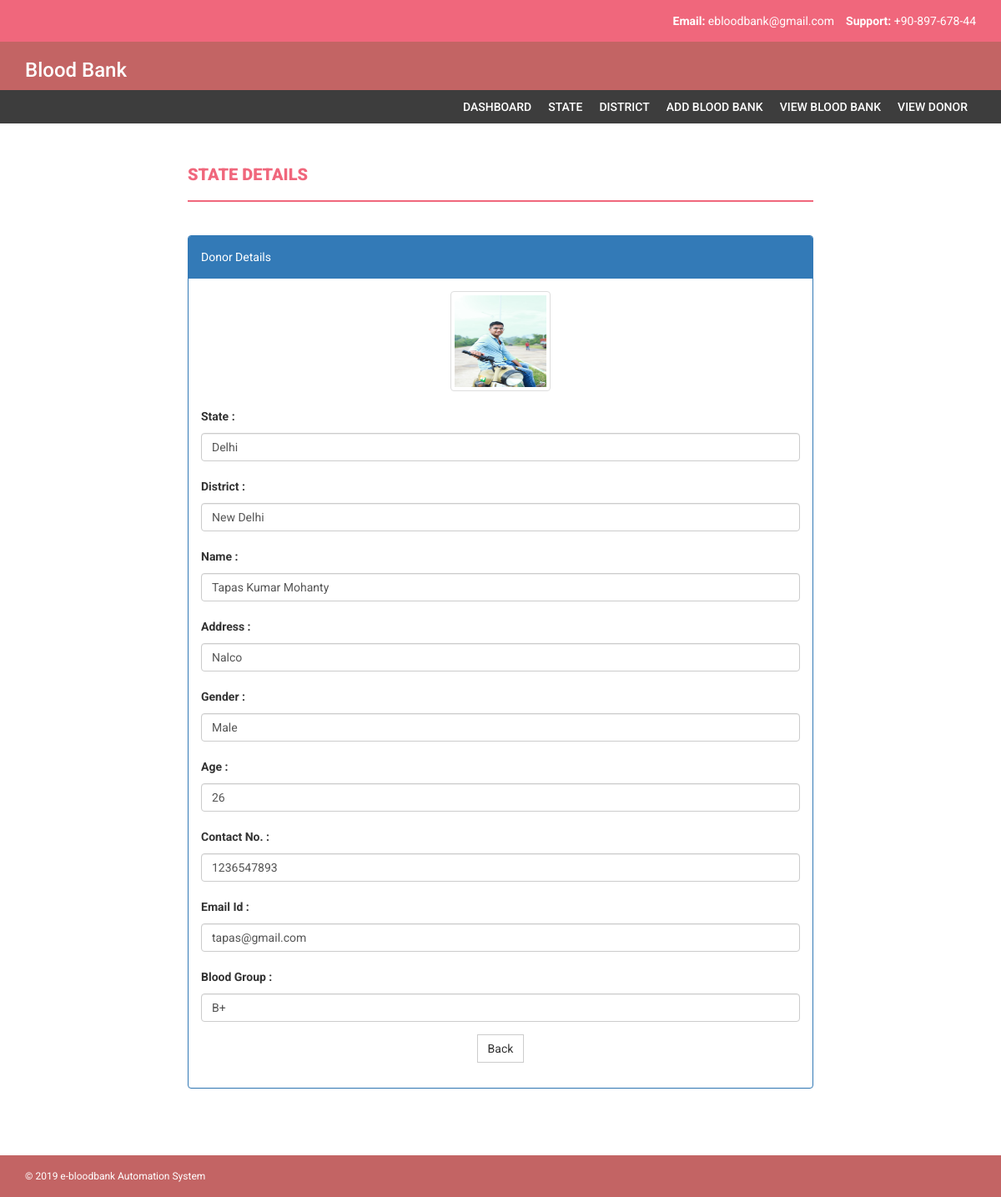
/admin/viewdonordetails.php?id=1 (signed in), run on the app's committed database.
### tables this page shows
CREATE TABLE `donoredetails` (
  `donorid` int(11) NOT NULL,
  `stateid` int(11) NOT NULL,
  `districtid` int(11) NOT NULL,
  `donorname` varchar(50) NOT NULL,
  `donorphoto` varchar(50) NOT NULL,
  `address` text NOT NULL,
  `gender` varchar(50) NOT NULL,
  `age` int(11) NOT NULL,
  `contactno` varchar(50) NOT NULL,
  `emailid` varchar(50) NOT NULL,
  `password` varchar(50) NOT NULL,
  `bloodgroup` varchar(50) NOT NULL,
  `activestatus` varchar(50) NOT NULL DEFAULT 'Inactive',
  `registration_date` varchar(50) NOT NULL
);

CREATE TABLE `statedetails` (
  `stateid` int(11) NOT NULL,
  `statename` varchar(50) NOT NULL,
  `status` varchar(50) NOT NULL DEFAULT 'Inactive'
);

CREATE TABLE `districtdetails` (
  `districtid` int(11) NOT NULL,
  `districtname` varchar(50) NOT NULL,
  `districtstatus` varchar(50) NOT NULL DEFAULT 'Inactive',
  `stateid` int(11) NOT NULL
);

### admin/viewdonordetails.php (the view, shortened to what this page needs)
<?php
	include 'connectionstring.php';
?>
<!DOCTYPE html>
<html xmlns="http://www.w3.org/1999/xhtml">
<head>
    <link href="../assets/css/bootstrap.css" rel="stylesheet" />
    <link href="../assets/css/font-awesome.css" rel="stylesheet" />
    <link href="../assets/css/style.css" rel="stylesheet" />
</head>
<body>
    <header>
        <div class="container">
            <div class="row">
                <div class="col-md-12">
                    <strong>Email: </strong>ebloodbank@gmail.com
                    &nbsp;&nbsp;
                    <strong>Support: </strong>+90-897-678-44
                </div>
            </div>
        </div>
    </header>
   <div class="navbar navbar-inverse set-radius-zero">
        <div class="container">
            <div class="navbar-header">
                <h3 style="font-family: 'Roboto', sans-serif;color:#FFFFFF; width: 200px;" >Blood Bank</h3>
            </div>
        </div>
    </div>
    <section class="menu-section">
        <div class="container">
            <div class="row">
                <div class="col-md-12">
                    <div class="navbar-collapse collapse ">
                        <ul id="menu-top" class="nav navbar-nav navbar-right">
                            <li><a href="dashboard.php">Dashboard</a></li>
                            <li><a href="statedetails.php">state</a></li>
                            <li><a href="districtdetails.php">District</a></li>
                            <li><a href="addbloodbank.php">add blood bank </a></li>
                            <li><a href="bloodbankdetails.php">view blood bank</a></li>
                            <li><a href="viewedonor.php">view donor</a></li>
                        </ul>
                    </div>
                </div>
            </div>
        </div>
    </section>
    <div class="content-wrapper">
      <div class="container">
           <div class="row">
            <div class="col-md-8 col-md-offset-2">
              <h4 class="page-head-line">State Details</h4>
            </div>
          </div>
         <div class="row">
           <div class="col-md-8 col-md-offset-2">
               <div class="panel panel-primary">
                  <div class="panel-heading">
                     Donor Details
                   </div>
               <div class="panel-body">
               <?php
			   		$donordetails="Select donorphoto,statename,districtname,donorname,address,gender,age,contactno,emailid,bloodgroup from donoredetails inner join statedetails on donoredetails.stateid = statedetails.stateid inner join districtdetails on donoredetails.districtid = districtdetails.districtid where donorid=".$_GET['id'];
					$donordata=$conn->query($donordetails);
					foreach($donordata as $donorvalue){
			   ?>
               <div class="form-group text-center">
               		<img src="../memberimage/<?php echo $donorvalue['donorphoto']; ?>" class="img img-thumbnail " style="width:120px;height:120px;">
               </div>
               <div class="form-group">
               		<label>State : </label>
                    	<span class="form-control"><?php echo $donorvalue['statename']; ?></span>
               </div>
               <div class="form-group">
               		<label>District : </label>
                    	<span class="form-control"><?php echo $donorvalue['districtname']; ?></span>
               </div>
          		<div class="form-group">
               		<label>Name : </label>
                    	<span class="form-control"><?php echo $donorvalue['donorname']; ?></span>
               </div>
               <div class="form-group">
               		<label>Address : </label>
                    	<span class="form-control"><?php echo $donorvalue['address']; ?></span>
               </div>
               <div class="form-group">
               		<label>Gender : </label>
                    	<span class="form-control"><?php echo $donorvalue['gender']; ?></span>
               </div>
               <div class="form-group">
               		<label>Age : </label>
                    	<span class="form-control"><?php echo $donorvalue['age']; ?></span>
               </div>
               <div class="form-group">
               		<label>Contact No. : </label>
                    	<span class="form-control"><?php echo $donorvalue['contactno']; ?></span>
               </div>
               <div class="form-group">
               		<label>Email Id : </label>
                    	<span class="form-control"><?php echo $donorvalue['emailid']; ?></span>
               </div>
               <div class="form-group">
               		<label>Blood Group : </label>
                    	<span class="form-control"><?php echo $donorvalue['bloodgroup']; ?></span>
               </div>
      			<?php } ?>
                <div class="form-group text-center">
   		   			<a class="btn btn-default" href="viewedonor.php">Back</a>
                 </div>
 			  </div>
			 </div>
            </div>
           </div>
          </div>
         </div>
    <footer>
        <div class="container">
            <div class="row">
                <div class="col-md-12">
                    &copy; 2019 e-bloodbank Automation System
                </div>
            </div>
        </div>
    </footer>
</body>
</html>

### assets/css/style.css (style rules this page uses)
body { font-family: 'Roboto', sans-serif; line-height: 30px; }
.set-radius-zero { border-radius: 0px; -moz-border-radius: 0px; -webkit-border-radius: 0px; }
.content-wrapper { margin-top: 40px; min-height: 600px; padding-bottom: 60px; }
.page-head-line { font-weight: 900; padding-bottom: 20px; border-bottom: 2px solid #F0677C; text-transform: uppercase; color: #F0677C; font-size: 20px; margin-bottom: 40px; }
.btn { border-radius: 0px; -webkit-border-radius: 0px; -moz-border-radius: 0px; }
header { background-color: #F0677C; color: #fff; padding: 10px; text-align: right; }
.menu-section { background-color: #3D3D3D; }
#menu-top a { color: #FFF; text-decoration: none; font-weight: 500; padding: 10px 10px 10px 10px; text-transform: uppercase; }
.navbar-inverse { background-color: #C36464; border-color: transparent; }
.navbar { margin-bottom: 0px; }
footer { padding: 10px; color: #fff; font-size: 12px; background-color: #C36464; }

### data on the page
donoredetails: donorphoto (picture), stateid.statename "Delhi", districtid.districtname "New Delhi", donorname "Tapas Kumar Mohanty", address "Nalco", gender "Male", age "26", contactno "1236547893", emailid "tapas@gmail.com", bloodgroup "B+"
